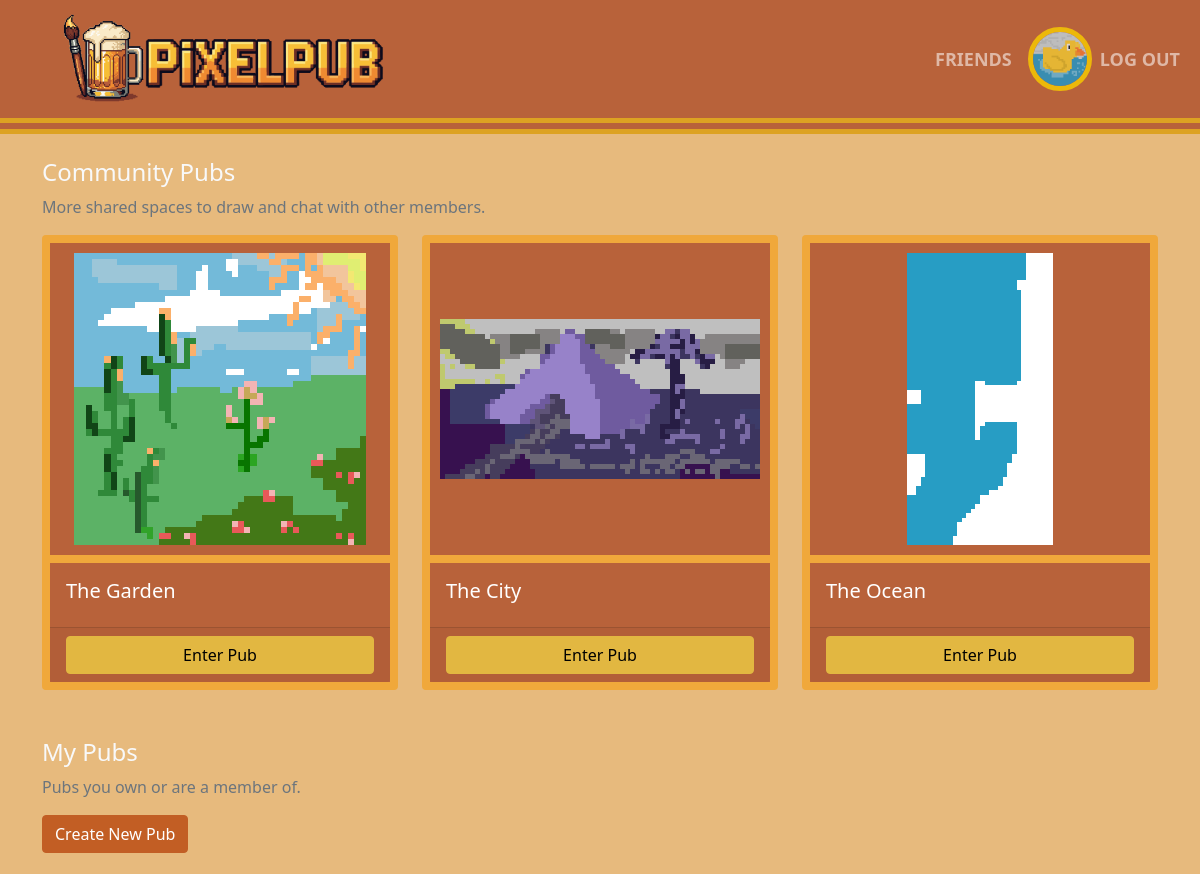
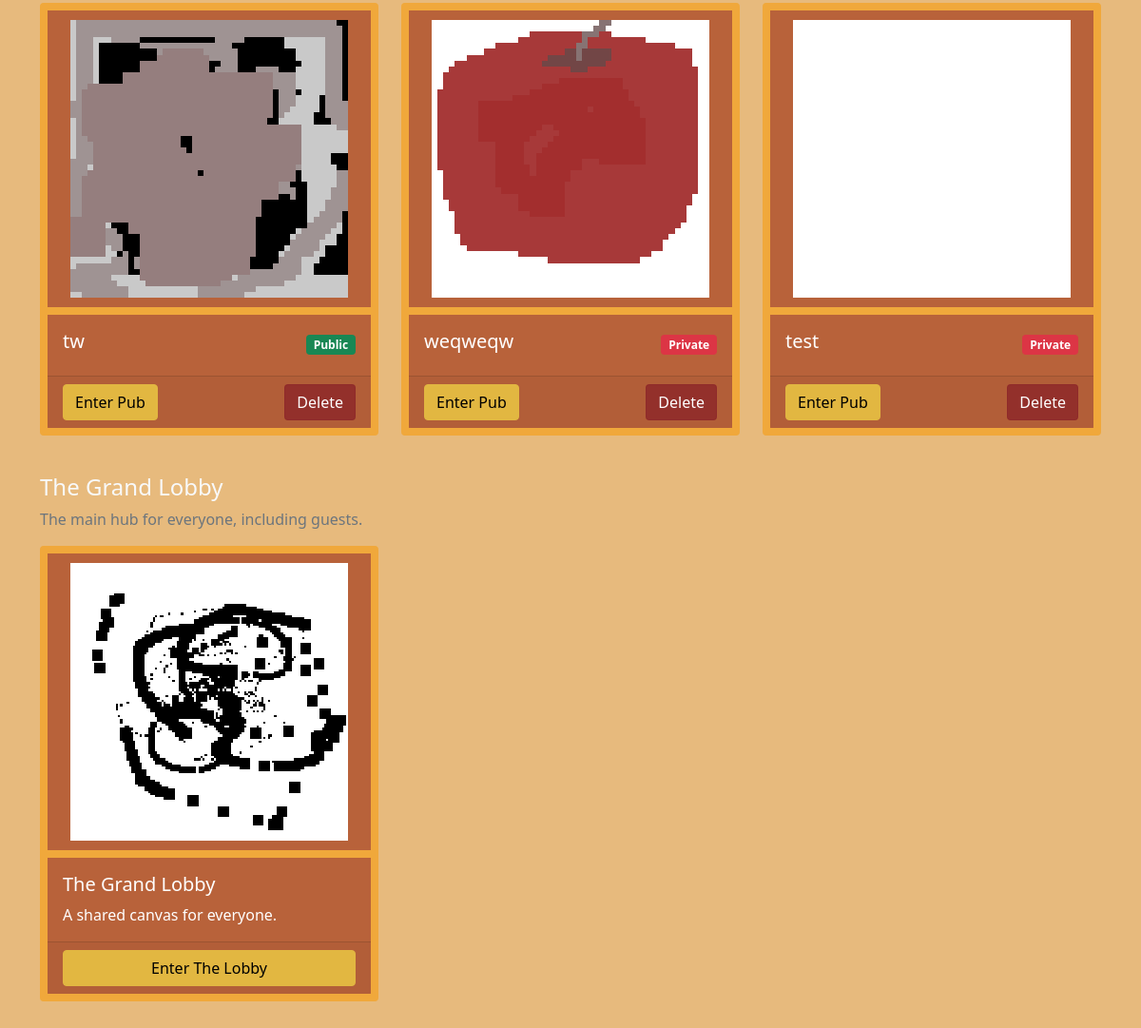
The app's page /dashboard (signed in) with its own data (2 pictures, top to bottom).
### tables this page shows
CREATE TABLE pubs (id INTEGER PRIMARY KEY, name TEXT NOT NULL, owner_id INTEGER, is_private BOOLEAN NOT NULL, canvas_id INTEGER NOT NULL, FOREIGN KEY(owner_id) REFERENCES users(id), FOREIGN KEY(canvas_id) REFERENCES canvases(id));

### app.py (the view)
@app.route("/dashboard")
@login_required
def dashboard():
    user_id = session["user_id"]
    my_pubs = db.execute("SELECT p.* FROM pubs p JOIN pub_members pm ON p.id = pm.pub_id WHERE pm.user_id = ? AND p.owner_id IS NOT NULL", user_id)
    lobby_pub = db.execute("SELECT * FROM pubs WHERE name = 'The Grand Lobby' LIMIT 1")
    other_community_pubs = db.execute("SELECT * FROM pubs WHERE owner_id IS NULL AND name != 'The Grand Lobby'")
    return render_template("dashboard.html", my_pubs=my_pubs, lobby_pub=lobby_pub[0] if lobby_pub else None, community_pubs=other_community_pubs)

### app.py (called while the page is built)
def login_required(f):
    @wraps(f)
    def decorated_function(*args, **kwargs):
        if session.get("user_id") is None: return redirect("/login")
        return f(*args, **kwargs)
    return decorated_function

### templates/dashboard.html (shortened to what this page needs)
{% extends "layout.html" %}
{% block main %}
<div class="container">
    <h4>Community Pubs</h4>
    <p class="text-muted">More shared spaces to draw and chat with other members.</p>
    <div class="row row-cols-1 row-cols-md-2 row-cols-lg-3 g-4 mb-5">
        {% for pub in community_pubs %}
            <div class="col">
                <div class="card h-100 canvas-preview-card">
                    <img src="/canvas_preview/{{ pub.canvas_id }}.png" class="card-img-top" alt="{{ pub.name }} Preview">
                    <div class="card-body">
                        <h5 class="card-title">{{ pub.name }}</h5>
                    </div>
                    <div class="card-footer">
                        <a href="/pub/{{ pub.id }}" class="btn btn-info w-100">Enter Pub</a>
                    </div>
                </div>
            </div>
        {% else %}
             <div class="col-12"><p>No other community pubs available.</p></div>
        {% endfor %}
    </div>
    <h4>My Pubs</h4>
    <p class="text-muted">Pubs you own or are a member of.</p>
    <a href="/create_pub" class="btn btn-primary" id="btn-add-pub">Create New Pub</a>
    <div class="row row-cols-1 row-cols-md-2 row-cols-lg-3 g-4" id="my-pub-cards">
        {% for pub in my_pubs %}
            <div class="col">
                <div class="card h-100 canvas-preview-card">
                    <img src="/canvas_preview/{{ pub.canvas_id }}.png" class="card-img-top" alt="{{ pub.name }} Preview">
                    <div class="card-body" id="pub-name-public-private">
                        <h5 class="card-title">{{ pub.name }}</h5>
                        {% if pub.is_private %}<span class="badge bg-danger">Private</span>{% else %}<span class="badge bg-success">Public</span>{% endif %}
                    </div>
                    <div class="card-footer d-flex justify-content-between">
                        <a href="/pub/{{ pub.id }}" class="btn btn-info">Enter Pub</a>
                        {% if pub.owner_id == session.user_id %}
                        <form action="/delete_pub/{{ pub.id }}" method="post" onsubmit="return confirm('Are you sure you want to permanently delete this pub and its canvas? This cannot be undone.');">
                            <button type="submit" class="btn btn-danger">Delete</button>
                        </form>
                        {% endif %}
                    </div>
                </div>
            </div>
        {% else %}
            <div class="col-12"><p>You haven't joined or created any pubs yet.</p></div>
        {% endfor %}
    </div>
     <h4>The Grand Lobby</h4>
     <p class="text-muted">The main hub for everyone, including guests.</p>
     <div class="row mb-5">
         {% if lobby_pub %}
             <div class="col-lg-4 col-md-6">
                 <div class="card h-100 canvas-preview-card">
                     <img src="/canvas_preview/{{ lobby_pub.canvas_id }}.png" class="card-img-top" alt="{{ lobby_pub.name }} Preview">
                     <div class="card-body">
                         <h5 class="card-title">{{ lobby_pub.name }}</h5>
                         <p class="card-text">A shared canvas for everyone.</p>
                     </div>
                     <div class="card-footer">
                         <a href="/pub/{{ lobby_pub.id }}" class="btn btn-info w-100">Enter The Lobby</a>
                     </div>
                 </div>
             </div>
         {% else %}
             <div class="col-12"><p>The community hub is currently unavailable.</p></div>
         {% endif %}
     </div>
</div>
{% endblock %}

### static/css/styles.css (style rules this page uses)
:root { --bg-dark: #d6886c; --bg-secondary: #b8623a; --border-color: #f0a83b; --text-light: #ffffff; --text-muted: #8F9BB3; --primary-color: #c25e24; --primary-hover: #e09a58; --success-color: #00B383; --danger-color: #8f2a2ade; --info-color: #e2b741; }
body { background-color: var(--bg-dark); color: var(--text-light); font-family: 'Segoe UI', Tahoma, Geneva, Verdana, sans-serif; }
.card, .list-group-item { background-color: var(--bg-secondary) !important; border-color: var(--border-color) !important; color: var(--text-light) !important; }
.btn-primary { background-color: var(--primary-color); border-color: var(--primary-color); }
.btn-danger { background-color: var(--danger-color); border-color: var(--danger-color); }
.btn-info { background-color: var(--info-color); border-color: var(--info-color); }
.canvas-preview-card img { width: 100%; height: 320px; object-fit: contain; border-bottom: 8px solid var(--border-color); image-rendering: pixelated; }
.card { border: 8px solid ; }
.card-img-top { padding: 10px; }
#btn-add-pub { margin-bottom: 24px; }
#my-pub-cards { margin-bottom: 40px; }
#pub-name-public-private { display: flex; flex-direction: row; justify-content: space-between; }
#pub-name-public-private span { text-align: center; align-items: center; justify-content: center; align-self: center; }

### records on screen
pubs: shows a picture, name "The Garden"
pubs: shows a picture, name "The City"
pubs: shows a picture, name "The Ocean"
pubs: shows a picture, name "tw", is_private "Public"
pubs: shows a picture, name "weqweqw", is_private "Private"
pubs: name (picture), name "test", is_private "Private"
pubs: name "The Grand Lobby"
